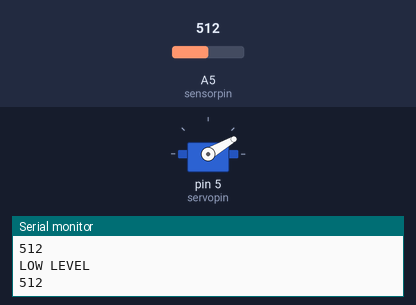
Simulated run of this sketch. Board: Arduino Uno, built with avr-gcc and run on an emulated ATmega328P. Shown: servo, the last lines printed to the serial monitor. The inputs (shaded band) are chosen by the test bench; at power-on: A5 (sensorpin) = 512.

Above: at 5.8 s.
5.9 s: A5 (sensorpin) set to 663
11.9 s: A5 (sensorpin) set to 687
At 15.4 s:
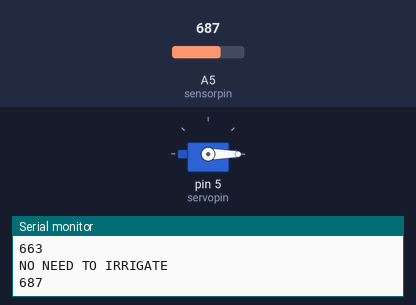
17.9 s: A5 (sensorpin) set to 327
At 18.9 s:
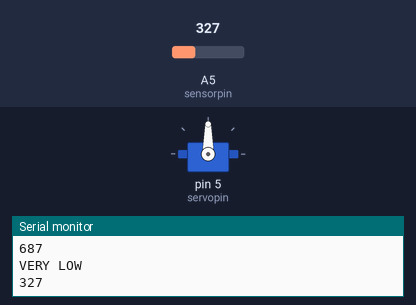
23.9 s: A5 (sensorpin) set to 355
At 29.0 s:
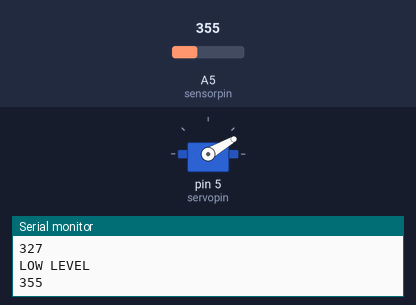
29.9 s: A5 (sensorpin) set to 306
At 34.0 s:
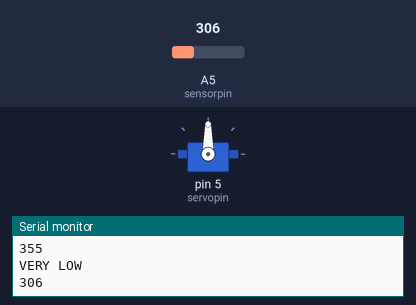
Timing chart, 0 to 35.5 s (numbered marks = the images above; inputs shaded):
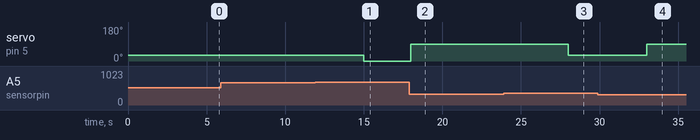

The sketch:

soil_moisture_sensor1.ino
```cpp
#include <Servo.h>
#define servopin 5
#define sensorpin 5
Servo servo;
void setup()
{ Serial.begin(9600);
  servo.attach(servopin);
}

void loop()
{ int level;
 level= analogRead(sensorpin);

 if((level<=674)&&(level>=337))
 {servo.write(30);
  Serial.println("LOW LEVEL");
  Serial.println(level);
  delay(5000);
 }

 if((level<337))
 {servo.write(90);
  Serial.println("VERY LOW");
  Serial.println(level);
  delay(5000);}

  if((level>674))
  {Serial.println("NO NEED TO IRRIGATE");
   Serial.println(level);
   servo.write(0);
   delay(1000);
  }

   }
```

Measured:
- the behaviour switches between 674 and 675 on A5 (sensorpin) (found by bisection; images 0 and 1)
- the behaviour switches between 336 and 337 on A5 (sensorpin) (found by bisection; images 2 and 3)
- after the input at 11.9 s, servo on pin 5 (servopin): 30° → 0° after 3.1 s
- after the input at 17.9 s, servo on pin 5 (servopin): 0° → 90° after 0.10 s
- after the input at 23.9 s, servo on pin 5 (servopin): 90° → 30° after 4.1 s
- after the input at 29.9 s, servo on pin 5 (servopin): 30° → 90° after 3.1 s
